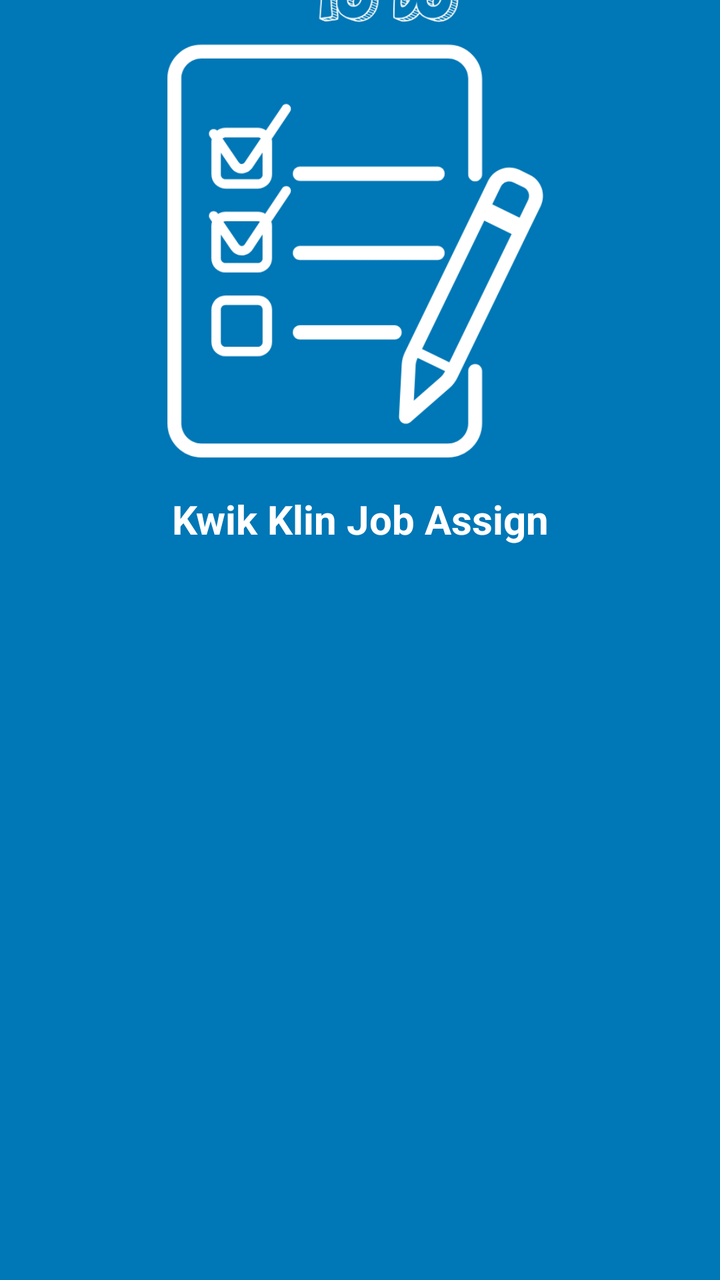
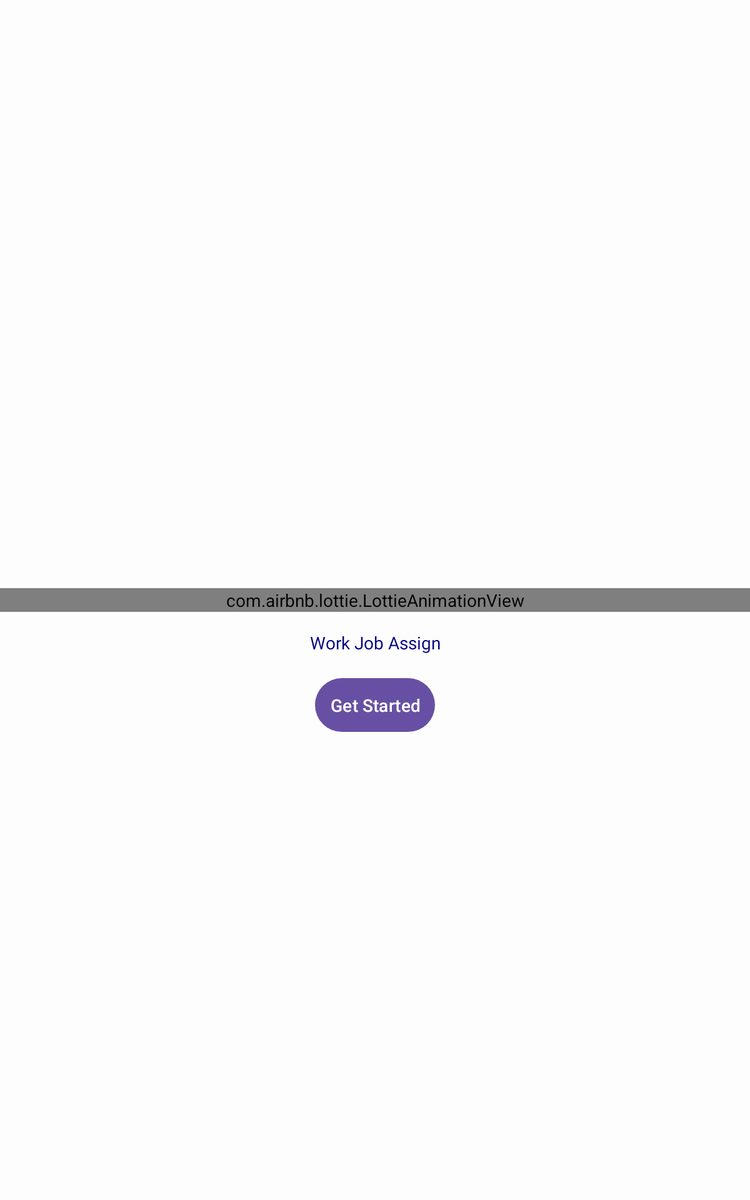

The same Android screen from two of the app's own layout files: first res/layout/ as a phone draws it, then the repository's variant for another configuration, drawn on a device whose configuration selects that folder. Both files follow.
<!-- AndroidManifest.xml: application theme Theme.WorkAssign -->
<!-- res/layout/activity_splash.xml -->
<?xml version="1.0" encoding="utf-8"?>
<androidx.constraintlayout.widget.ConstraintLayout
    xmlns:android="http://schemas.android.com/apk/res/android"
    xmlns:app="http://schemas.android.com/apk/res-auto"
    xmlns:tools="http://schemas.android.com/tools"
    android:id="@+id/main"
    android:layout_width="match_parent"
    android:layout_height="match_parent"
    tools:context="auth.SplashActivity"
    android:background="@color/LightBlue">


    <ImageView
        android:layout_width="250dp"
        android:layout_height="250dp"
        android:layout_marginEnd="41dp"
        android:src="@drawable/logo"
        app:layout_constraintBottom_toTopOf="@+id/textView"
        app:layout_constraintEnd_toEndOf="parent"
        app:layout_constraintHorizontal_bias="0.666"
        app:layout_constraintStart_toStartOf="parent"
        app:layout_constraintTop_toTopOf="parent"
        app:layout_constraintVertical_bias="1.0" />

    <TextView
        android:id="@+id/textView"
        android:layout_width="match_parent"
        android:layout_height="wrap_content"
        android:layout_marginBottom="352dp"
        android:text="Kwik Klin Job Assign"
        android:textAlignment="center"
        android:padding="15dp"
        android:textColor="@color/white"
        android:textSize="20sp"
        android:textStyle="bold"
        app:layout_constraintBottom_toBottomOf="parent"
        app:layout_constraintEnd_toEndOf="parent"
        app:layout_constraintHorizontal_bias="1.0"
        app:layout_constraintStart_toStartOf="parent" />


</androidx.constraintlayout.widget.ConstraintLayout>
<!-- resources referenced by this layout -->
<resources>
  <color name="LightBlue">#0077b6</color>
  <color name="white">#FFFFFFFF</color>
  <!-- drawable logo: png bitmap (drawable, 33218 bytes) -->
  <style name="Theme.WorkAssign" parent="Base.Theme.WorkAssign" />
  <style name="Base.Theme.WorkAssign" parent="Theme.Material3.DayNight.NoActionBar">
          
          
      </style>
</resources>
<!-- res/layout-sw600dp/activity_splash.xml (the repository's variant of the layout above) -->
<!-- drawn on a 7-inch tablet held upright -->
<?xml version="1.0" encoding="utf-8"?>
<androidx.constraintlayout.widget.ConstraintLayout
    xmlns:android="http://schemas.android.com/apk/res/android"
    xmlns:app="http://schemas.android.com/apk/res-auto"
    xmlns:tools="http://schemas.android.com/tools"
    android:id="@+id/main"
    android:layout_width="match_parent"
    android:layout_height="match_parent"
    tools:context="auth.SplashActivity"
    android:background="#FDFDFD">


    <com.airbnb.lottie.LottieAnimationView
        android:id="@+id/lottie"
        android:layout_width="match_parent"
        android:layout_height="wrap_content"
        android:layout_gravity="center"
        app:layout_constraintBottom_toBottomOf="parent"
        app:layout_constraintEnd_toEndOf="parent"
        app:layout_constraintStart_toStartOf="parent"
        app:layout_constraintTop_toTopOf="parent"
        app:lottie_autoPlay="true"
        app:lottie_loop="false"
        app:lottie_rawRes="@raw/lottiesplash" />

    <TextView
        android:id="@+id/textView"
        android:layout_width="match_parent"
        android:layout_height="wrap_content"
        android:fontFamily="@font/aoboshi_one"
        android:padding="15dp"
        android:text="Work Job Assign"
        android:textAlignment="center"
        android:textColor="@color/Medium"
        android:textFontWeight="@integer/material_motion_duration_long_2"
        android:textSize="@dimen/_20sdp"
        android:textStyle="bold"
        app:layout_constraintEnd_toEndOf="parent"
        app:layout_constraintStart_toStartOf="parent"
        app:layout_constraintTop_toBottomOf="@id/lottie" />
    <Button
        android:id="@+id/btnGetStarted"
        android:layout_width="wrap_content"
        android:layout_height="wrap_content"
        android:text="Get Started"
        android:padding="12dp"
        android:textSize="@dimen/_12sdp"
        app:layout_constraintEnd_toEndOf="parent"
        app:layout_constraintTop_toBottomOf="@id/textView"
        app:layout_constraintStart_toStartOf="parent"
        />




</androidx.constraintlayout.widget.ConstraintLayout>
<!-- resources referenced by the variant -->
<!-- as a 7-inch tablet held upright resolves them -->
<resources>
  <color name="Medium">#FF000080</color>"
  <style name="Theme.WorkAssign" parent="Base.Theme.WorkAssign" />
  <style name="Base.Theme.WorkAssign" parent="Theme.Material3.DayNight.NoActionBar">
          
          
      </style>
</resources>
